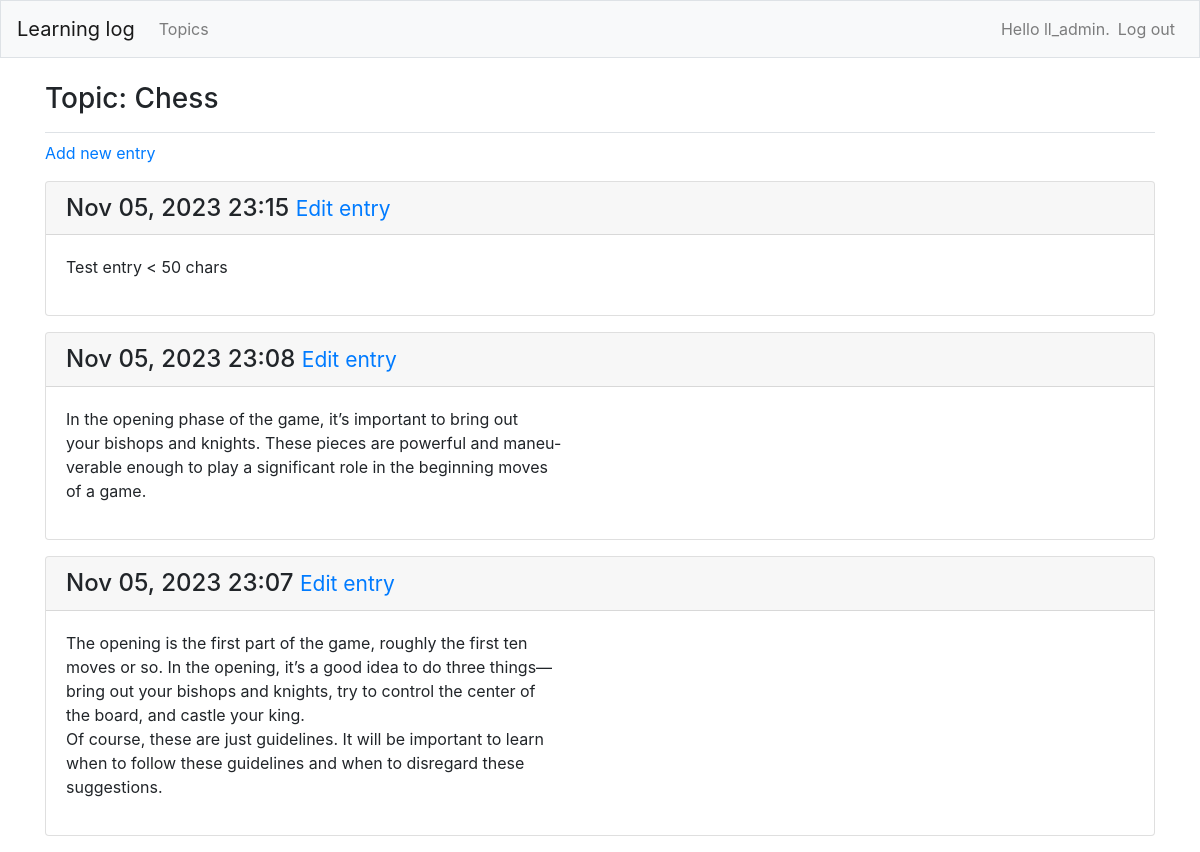
The app's page /topics/1/ (signed in), older data.
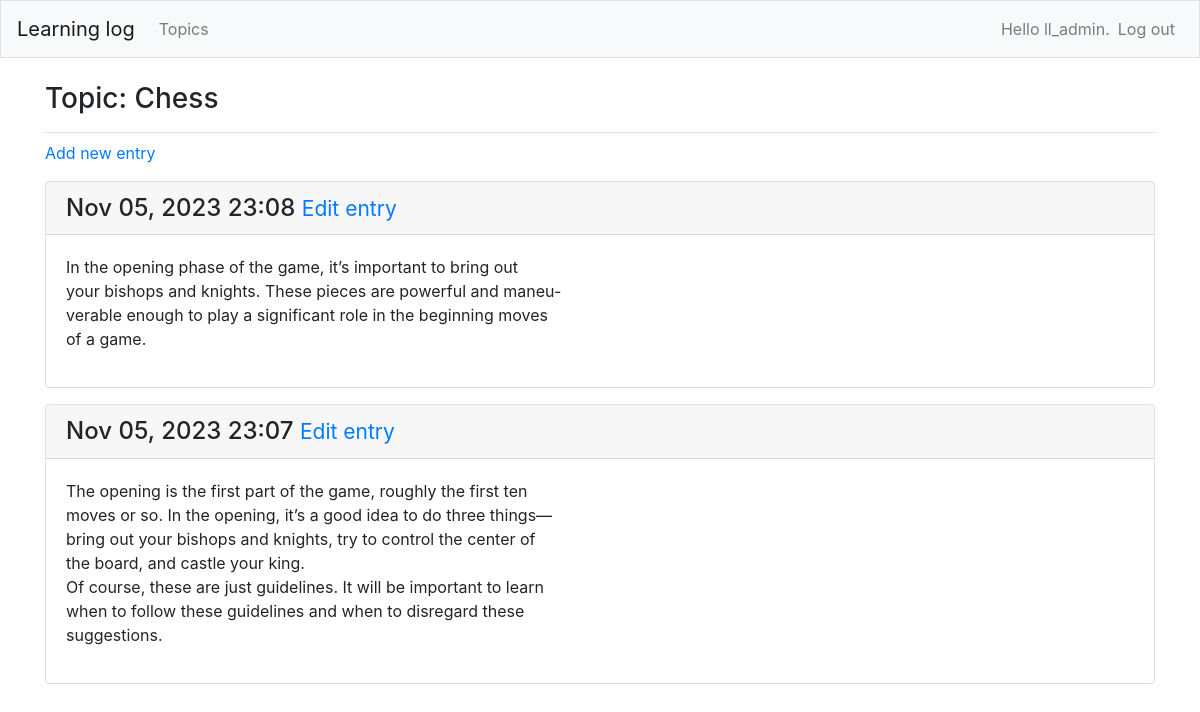
The same page, newer data.
### learning_logs/models.py (models this page shows, shortened)
class Entry(models.Model):
    topic = models.ForeignKey(Topic, on_delete=models.CASCADE)
    text = models.TextField()
    date_added = models.DateTimeField(auto_now_add=True)
    class Meta:
        verbose_name_plural = 'entries'

### learning_logs/views.py (the view)
# urls.py: path('topics/<int:topic_id>/', views.topic, name='topic'),
@login_required
def topic(request, topic_id):
    topic = Topic.objects.get(id=topic_id)
    check_topic_owner(request.user, topic.owner)
    entries = topic.entry_set.order_by('-date_added')  # ´-dat..´: reverse order
    context = {'topic': topic, 'entries': entries}
    return render(request, 'learning_logs/topic.html', context)

### learning_logs/models.py (called while the page is built)
    def __str__(self) -> str:
        return self.text

### learning_logs/views.py (called while the page is built)
def check_topic_owner(user, topic_owner):
    if user != topic_owner:
        raise Http404

### learning_logs/templates/learning_logs/topic.html
{% extends 'learning_logs/base.html' %}
{% block page_header %}
    <h3>Topic: {{ topic }}</h3>
{% endblock page_header %}
{% block content %}
<p>
    <a href="{% url 'learning_logs:new_entry' topic.id %}">Add new entry</a>
</p>
{% for entry in entries %}
    <div class="card mb-3">
        <h4 class="card-header">
            {{ entry.date_added|date:'M d, Y H:i' }}
            <small>
                <a href="{% url 'learning_logs:edit_entry' entry.id %}">Edit entry</a>
            </small>
        </h4>
        <div class="card-body">
            {{ entry.text|linebreaks }}
        </div>
    </div>
{% empty %}
    <p>There are no entries for this topic yet.</p>
{% endfor %}
{% endblock content %}

Row changes from the older to the newer data that the page shows:
removed Entry: date_added "Nov 05, 2023 23:15", text "Test entry < 50 chars"
